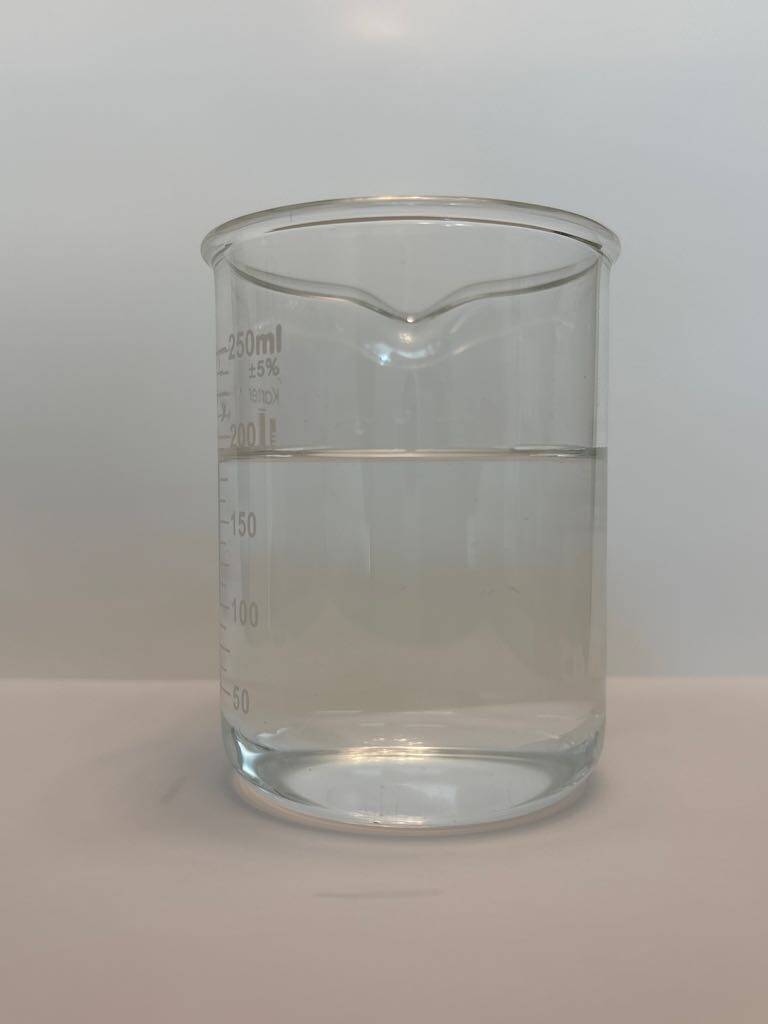
#> input picture images/483b0763-107e-4b1e-afc6-bdd983f9dd49_1.jpg, 768 x 1024 px
$ python -i preprocessing.py   (imports and definitions only)   (older library calls are emulated)
#> lines starting #> are read from the running program, lines starting #| are printed output that depends on the picture; after the words box and inside, x2 and y2 are one past the last pixel; in counts of white or black regions, pixels touching at a corner belong together
import cv2
import numpy as np
import time
import os
from datetime import datetime
import pandas as pd

# how far (in pixels of the 128x128 image) a label may sit outside the crop
# before it's treated as an error instead of a labeling slip
LABEL_TOLERANCE = 3

# known crop boxes for controlled sessions, written by crop_tool.py
CROP_BOXES_PATH = "crop_boxes.csv"

# Error for edge detection in cropping
class DetectionError(Exception) :
    pass

# Using canny, crops the image passed in to its edges.
def crop_image_edge_detect (image) :
    # creates grey copy of image
    gray = cv2.cvtColor(image, cv2.COLOR_BGR2GRAY)

    clahe = cv2.createCLAHE(clipLimit = 4.0, tileGridSize = (8,8))
    gray = clahe.apply(gray)

    # reduce noise
    blur = cv2.GaussianBlur(gray, (5,5), 0)

    # detect edges, uses brightness of image to deteremine adequate thresholds.
    # Only works against light backgrounds for the time being.
    otsuVal, _ = cv2.threshold(blur, 0, 255, cv2.THRESH_BINARY + cv2.THRESH_OTSU)
    lower = int(max(0, 0.5 * otsuVal))
    upper = int(otsuVal)
    # print("lower: " + str(lower) + " | upper: " + str(upper))

    edges = cv2.Canny(blur, lower , upper)

    # removed any horizontal lines in the picture.
    lineMask = np.zeros_like(edges)
    linesP = cv2.HoughLinesP(
        edges,
        rho = 1,
        theta = np.pi / 180,
        threshold = 50,
        minLineLength = int(0.20 * image.shape[1]),
        maxLineGap = 20
    )
    if linesP is not None :
        for line in linesP:
            x1, y1, x2, y2 = [int(v) for v in np.array(line).flatten()[:4]]
            angle = np.degrees(np.arctan2(float(abs(y2 - y1)), float(abs(x2 - x1))))
            if angle < 10:
                cv2.line(lineMask, (x1,y1), (x2, y2), 255, thickness = 5)
    edges = cv2.subtract(edges, lineMask)

    # closes edges that dont connect
    kernelSize = max(3, int(0.01*min(image.shape[:2])))
    kernelCLOSE = cv2.getStructuringElement(cv2.MORPH_RECT, (kernelSize, kernelSize))
    edges = cv2.morphologyEx(edges, cv2.MORPH_CLOSE, kernelCLOSE)

    # Finds edges(contours) detected by Canny
    contours, _ =  cv2.findContours(edges, cv2.RETR_EXTERNAL, cv2.CHAIN_APPROX_SIMPLE)

    # finds largest contour detected.
    if not contours :
        raise DetectionError("No Contours Found.")

    # create a list of "good contours" that are large enough to be considered in the crop.
    goodContours = []
    for contour in contours :
        area = cv2.contourArea(contour)
        if area <= (0.0005 * image.shape[0] * image.shape[1]) :
            continue
        cx, cy, cw, ch = cv2.boundingRect(contour)
        aspect = cw / float(ch)
        # skip long thin horizontal fragments (floor line)
        if aspect > 8.0 and ch < 0.04 * image.shape[0] :
            continue
        goodContours.append(contour)

    if not goodContours :
        raise DetectionError("No Good Contours Found")

    # After all good contours are found, a box containing all of them is drawn and given in coordinates and size
    x, y, w, h = cv2.boundingRect(np.vstack(goodContours))

    # Sometimes the edge at the very bottom of the beaker gets thrown out.
    # So we get the very bottom edge found, assuming that it is the edge.
    beakerRegion = edges[:, x:x+w]
    ys, xs = np.nonzero(beakerRegion)
    if len(ys) > 0:
        lowestRimY = ys.max()
        newBottom = min(max(y + h, lowestRimY), image.shape[0])
        h = newBottom - y

    # crops image
    cropped = image[y:y+h, x:x+w]

    return cropped, (x, y, w, h)

# Crops the image to a known box instead of detecting it.
# Use in controlled setups where the camera and container don't move.
# box is (left, top, right, bottom), either in pixels or as fractions (0-1) of the image size.
# [20 lines left out: function crop_image_fixed, not called in this run]

# resizes image to make constant in training and prediciton
def resize (image) :
    # Shrink by the greatest amount needed to get 128 on that side
    heightConstraint = 128 / image.shape[0]
    widthConstraint = 128 / image.shape[1]

    scaleFactor = min(widthConstraint, heightConstraint)
    resizedImage = cv2.resize(image, None, fx = scaleFactor, fy = scaleFactor)

    #Padding sides that scaled too much, ensures that proportions and size is constant.
    heightPadding = 128 - min(128, resizedImage.shape[0])
    widthPadding  = 128 - min(128, resizedImage.shape[1])

    topPad = heightPadding // 2
    bottomPad = heightPadding - topPad
    leftPad = widthPadding // 2
    rightPad = widthPadding - leftPad

    bordered = cv2.copyMakeBorder(resizedImage, topPad, bottomPad,
                                  leftPad, rightPad, cv2.BORDER_CONSTANT, value = (0, 0, 0))

    return bordered, scaleFactor, topPad

# preprocessing function. Runs above functions and normalizes colors 0 - 1 instead of 1 - 256.
# Uses the given crop box if there is one, otherwise finds the container with edge detection.
def preprocess (imagePath, cropBox = None, fractional = False) :
#> called with fractional = False
    image = cv2.imread(imagePath)
#> image is the input picture: shape (1024, 768, 3); mean B, G, R 158.2, 163.3, 167.5

    if image is None :
        raise ValueError("Could not open or find the image")

    if cropBox is None :
        cropped, cropBox = crop_image_edge_detect(image)
#> in crop_image_edge_detect, `gray = clahe.apply(gray)`:
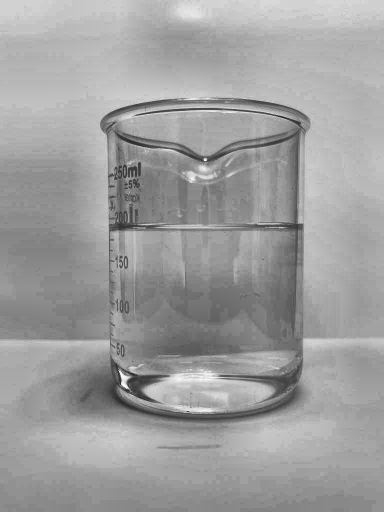
#> gray: shape (1024, 768) (shown at 1/2 size); min 26, max 254, mean 158.2
#> in crop_image_edge_detect, `otsuVal, _ = cv2.threshold(blur, 0, 255, cv2.THRESH_BINARY + cv2.THRES..`: otsuVal = 153
#> in crop_image_edge_detect, `lower = int(max(0, 0.5 * otsuVal))`: lower = 76
#> in crop_image_edge_detect, `upper = int(otsuVal)`: upper = 153
#> in crop_image_edge_detect, `edges = cv2.Canny(blur, lower , upper)`:
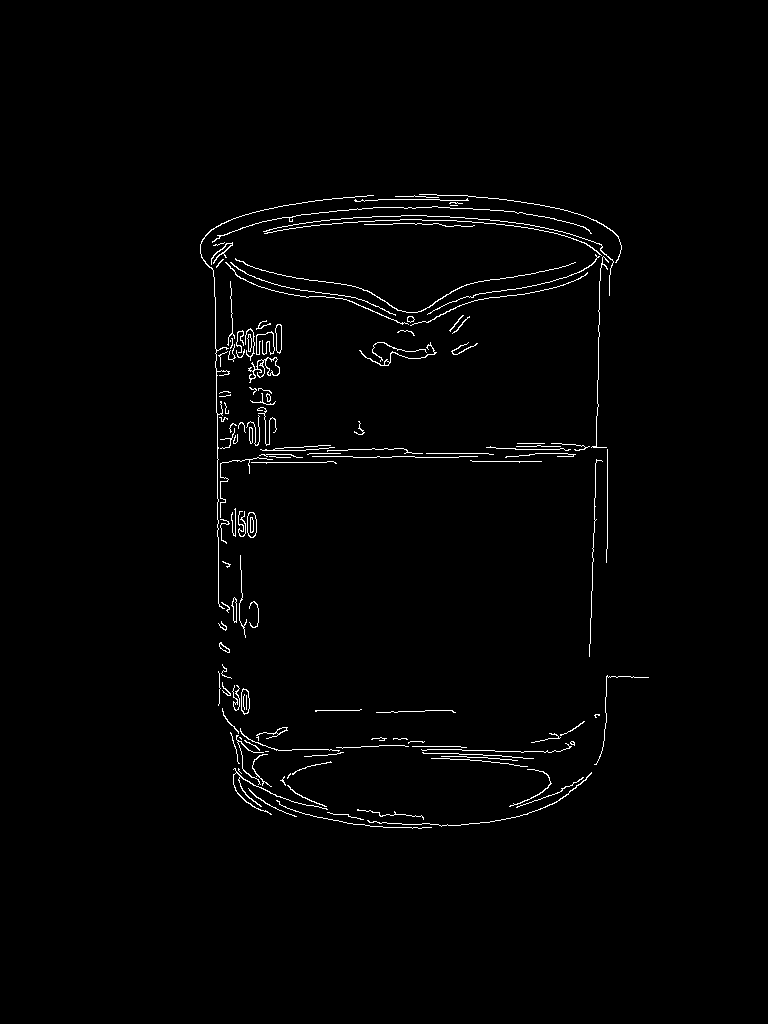
#> edges: shape (1024, 768); 1.4% white in thin lines or dots, all inside (x1, y1, x2, y2) = (200, 194, 649, 829)
#> in crop_image_edge_detect, `linesP = cv2.HoughLinesP( edges, rho = 1, theta = np.pi / 180, thresho..`: linesP = [[213, 228, 217, 471], [589, 656, 597, 407]]
#> the loop in crop_image_edge_detect, `for line in linesP:` made 2 passes
#> (x1, y1, x2, y2, angle) on passes 1 to 2: (213, 228, 217, 471, 89.06), (589, 656, 597, 407, 88.16)
#> in crop_image_edge_detect, `edges = cv2.morphologyEx(edges, cv2.MORPH_CLOSE, kernelCLOSE)`:
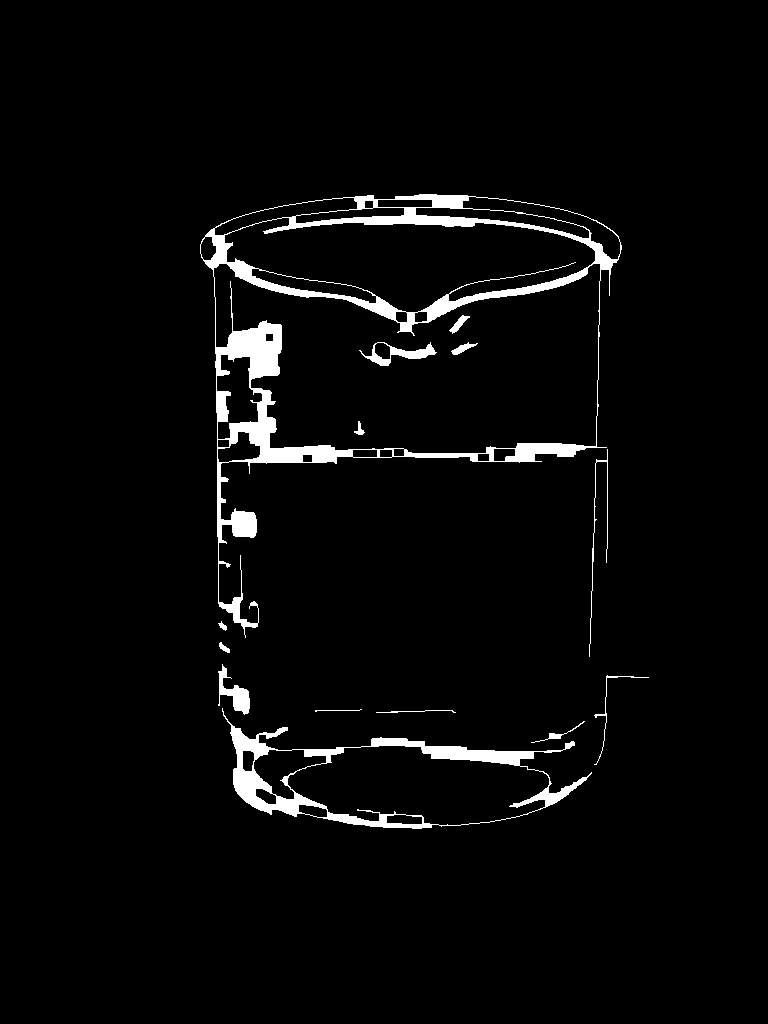
#> edges: shape (1024, 768); 3.4% white; 14 white regions
#> in crop_image_edge_detect, `contours, _ =  cv2.findContours(edges, cv2.RETR_EXTERNAL, cv2.CHAIN_AP..`: contours = 10 contours, 2 with area under 20; largest, box (x1, y1, x2, y2) and area: (200, 194, 622, 638) 100202, (222, 708, 592, 829) 22853, (218, 664, 250, 715) 544, (531, 721, 585, 743) 62, (219, 642, 230, 653) 45, (594, 675, 649, 765) 34, (218, 621, 227, 631) 30, (589, 449, 608, 657) 30
#> the loop in crop_image_edge_detect, `for contour in contours :` made 10 passes
#> area on passes 1, 5, 7, 8, 9: 62, 34.5, 45, 30.5, 30.5
#> after the loop in crop_image_edge_detect, `for contour in contours :`: goodContours = 3 contours; box (x1, y1, x2, y2) and area: (200, 194, 622, 638) 100202, (222, 708, 592, 829) 22853, (218, 664, 250, 715) 544
#> in crop_image_edge_detect, `x, y, w, h = cv2.boundingRect(np.vstack(goodContours))`: x = 200; y = 194; w = 422; h = 635
#> in crop_image_edge_detect, `beakerRegion = edges[:, x:x+w]`:
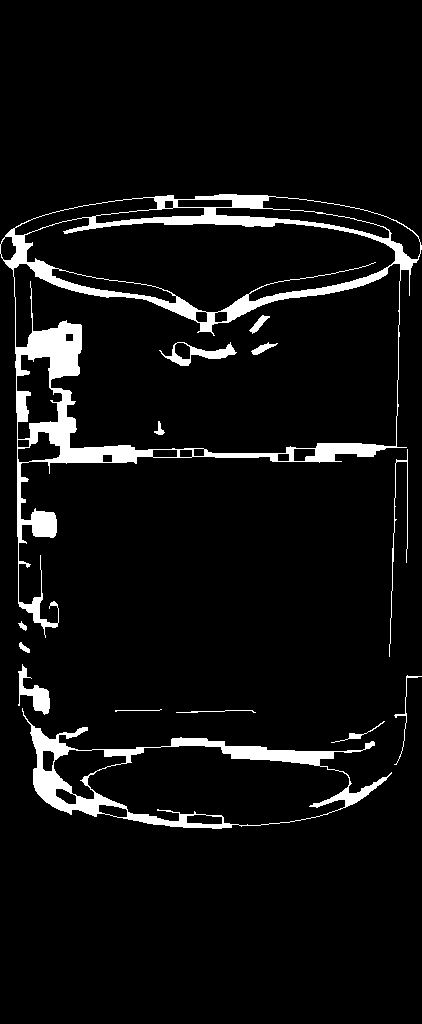
#> beakerRegion: shape (1024, 422); 6.1% white; 14 white regions, largest, box (x1, y1, x2, y2) and area: (0, 194, 422, 638) 17545, (22, 708, 392, 829) 6476, (18, 664, 50, 715) 636
#> in crop_image_edge_detect, `lowestRimY = ys.max()`: lowestRimY = 828
#> in crop_image_edge_detect, `newBottom = min(max(y + h, lowestRimY), image.shape[0])`: newBottom = 829
#> in crop_image_edge_detect, `cropped = image[y:y+h, x:x+w]`:
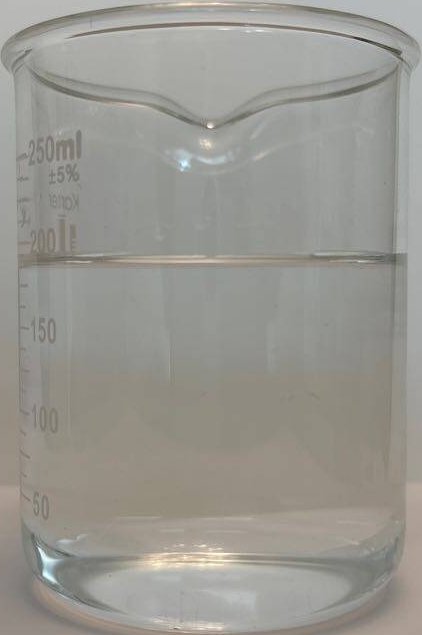
#> cropped: shape (635, 422, 3); mean B, G, R 145.1, 151.6, 153.2
#> cropBox = (200, 194, 422, 635)
    else :
        cropped, cropBox = crop_image_fixed(image, cropBox, fractional)
    resized, scaleFactor, topPad = resize(cropped)
#> in resize, `bordered = cv2.copyMakeBorder(resizedImage, topPad, bottomPad, leftPad..`:
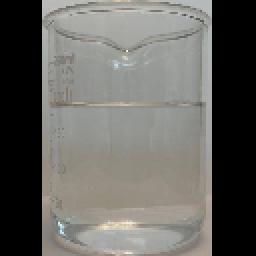
#> bordered: shape (128, 128, 3) (shown 2 times larger); mean B, G, R 96.3, 100.7, 101.7
#> scaleFactor = 0.202; topPad = 0
    finalImage = cv2.normalize(resized, None, 0.0, 1.0, cv2.NORM_MINMAX, cv2.CV_32F)

    transformInfo = {
        "crop_y": cropBox[1],
        "scale_factor": scaleFactor,
        "top_pad": topPad,
    }
#> transformInfo = {'crop_y': 194, 'scale_factor': 0.202, 'top_pad': 0}
    return finalImage, transformInfo

# transforms a coordinate with transformation info
# [12 lines left out: functions transform_ylabels, update_coordinates, not called in this run]

# image names are "<uuid>_<session>.jpg"; uuids never contain "_", so split on the first one
def get_session_id (filename) :
    return os.path.splitext(os.path.basename(filename))[0].split("_", 1)[1]

# reads crop_boxes.csv into {session_id: (left, top, right, bottom)}, boxes stored as fractions of the image
# [69 lines left out: functions load_crop_boxes, preprocess_csv, TestImages, not called in this run]

# [2 lines not run here, left out]

>>> result = preprocess('images/483b0763-107e-4b1e-afc6-bdd983f9dd49_1.jpg')

$ run again, on images/7f7d69cf-a6ca-4739-bf55-b3099c5aaa92_.jpg
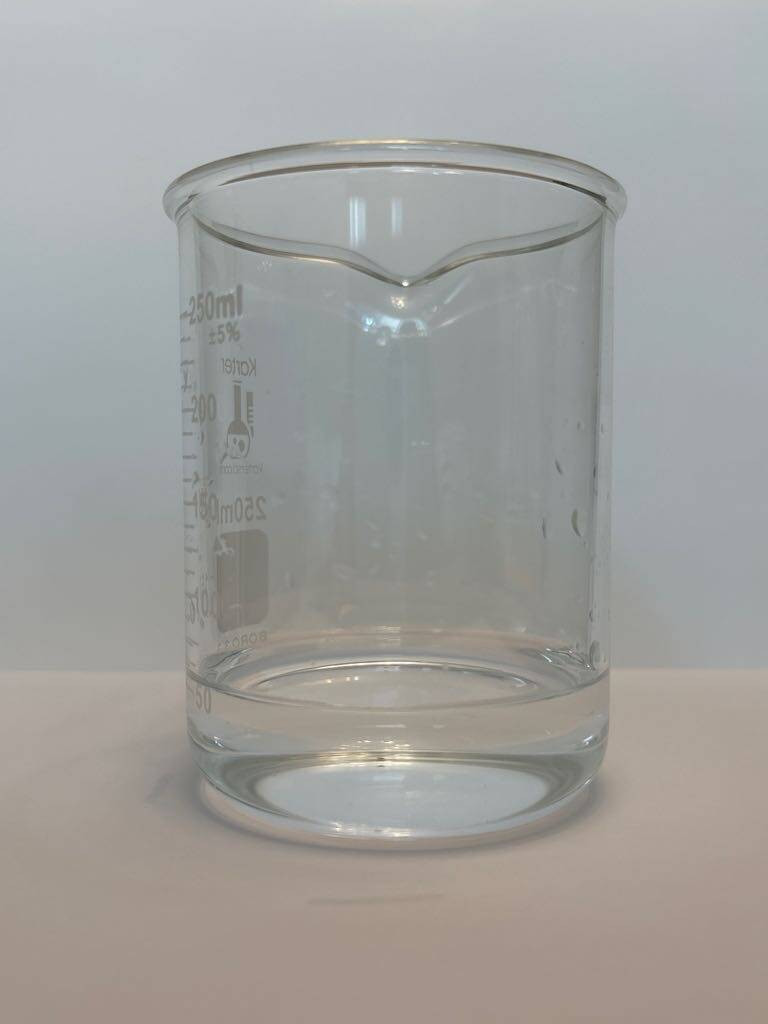
#> input picture images/7f7d69cf-a6ca-4739-bf55-b3099c5aaa92_.jpg, 768 x 1024 px
#> in preprocess, image is the input picture: shape (1024, 768, 3); mean B, G, R 157.5, 159.8, 160.8
#> otsuVal = 150
#> lower = 75
#> upper = 150
#> in crop_image_edge_detect, `edges = cv2.Canny(blur, lower , upper)`:
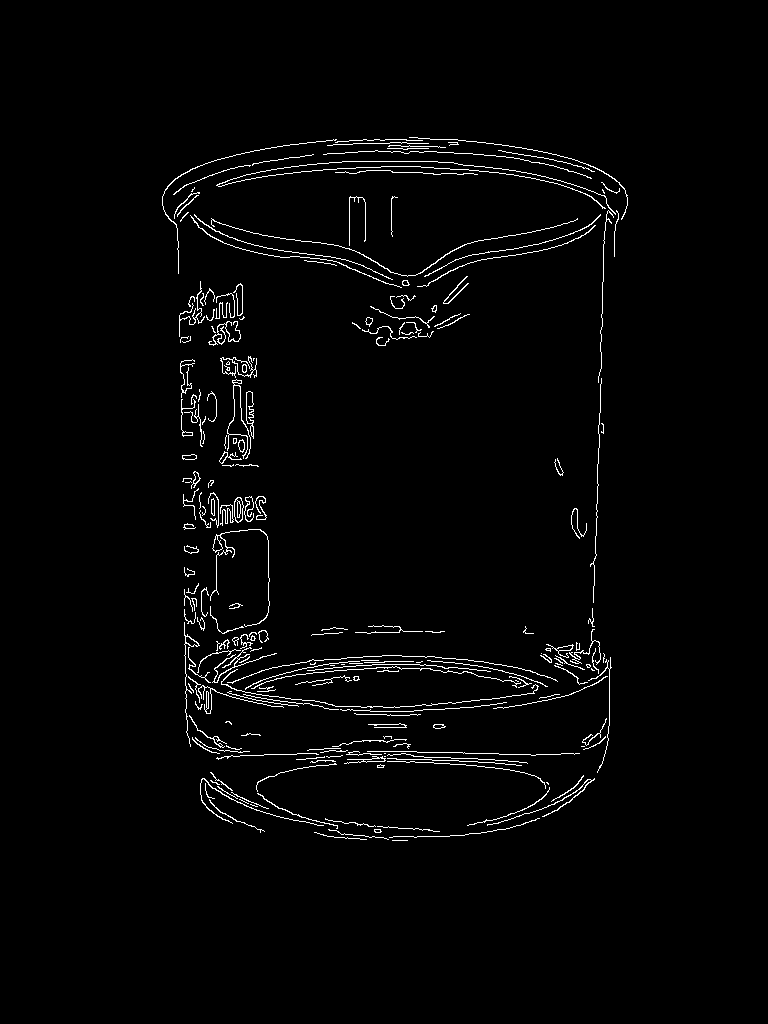
#> edges: shape (1024, 768); 2% white in thin lines or dots, all inside (x1, y1, x2, y2) = (162, 137, 628, 841)
#> linesP = [[182, 481, 187, 735], [307, 750, 498, 753], [590, 685, 601, 352], [324, 751, 526, 762], [234, 459, 234, 291], [194, 681, 194, 454], [181, 313, 193, 552], [182, 361, 193, 691], [187, 364, 193, 528], [183, 431, 190, 621]]
#> the loop in crop_image_edge_detect, `for line in linesP:` made 10 passes
#> (x1, y1, x2, y2, angle) on passes 1 to 8: (182, 481, 187, 735, 88.87), (307, 750, 498, 753, 0.9), (590, 685, 601, 352, 88.11), (324, 751, 526, 762, 3.12), (234, 459, 234, 291, 90), (194, 681, 194, 454, 90), (181, 313, 193, 552, 87.13), (182, 361, 193, 691, 88.09)
#> contours = 23 contours, 4 with area under 20; largest, box (x1, y1, x2, y2) and area: (162, 137, 628, 603) 47478, (182, 471, 612, 841) 33856, (219, 356, 259, 467) 2396, (179, 281, 245, 346) 2233, (352, 305, 470, 346) 1226
#> the loop in crop_image_edge_detect, `for contour in contours :` made 23 passes
#> area on passes 2, 4, 5, 7, 9, 10, 11, 12: 154, 37.5, 97, 100.5, 205, 49.5, 77, 40.5
#> after the loop in crop_image_edge_detect, `for contour in contours :`: goodContours = 6 contours; box (x1, y1, x2, y2) and area: (162, 137, 628, 603) 47478, (182, 471, 612, 841) 33856, (219, 356, 259, 467) 2396, (179, 281, 245, 346) 2233, (352, 305, 470, 346) 1226, (180, 359, 217, 447) 852
#> x = 162; y = 137; w = 466; h = 704
#> beakerRegion: shape (1024, 466); 8.7% white; 25 white regions (1 under 20 px), largest, box (x1, y1, x2, y2) and area: (20, 471, 450, 841) 21184, (0, 137, 466, 603) 11875, (57, 356, 97, 467) 2269
#> lowestRimY = 840
#> newBottom = 841
#> cropBox = (162, 137, 466, 704)
#> in resize, `bordered = cv2.copyMakeBorder(resizedImage, topPad, bottomPad, leftPad..`:
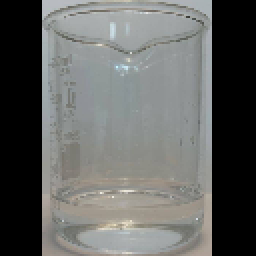
#> bordered: shape (128, 128, 3) (shown 2 times larger); mean B, G, R 98.4, 100.3, 99.1
#> in preprocess, `resized, scaleFactor, topPad = resize(cropped)`: scaleFactor = 0.182; topPad = 0
#> transformInfo = {'crop_y': 137, 'scale_factor': 0.182, 'top_pad': 0}
